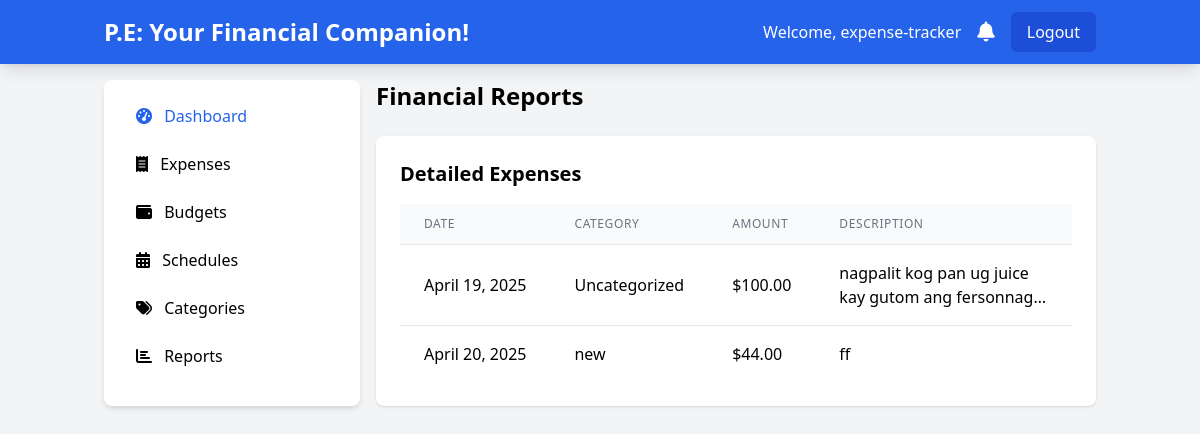
The app's page /reports/ (signed in) with its own data.
### expenses/models.py (models this page shows, shortened)
class Expense(models.Model):
    user = models.ForeignKey(User, on_delete=models.CASCADE)
    amount = models.DecimalField(max_digits=10, decimal_places=2, validators=[MinValueValidator(0)])
    category = models.ForeignKey(Category, on_delete=models.SET_NULL, null=True, blank=True)
    date = models.DateField()
    description = models.TextField(blank=True)

class Category(models.Model):
    name = models.CharField(max_length=50)
    user = models.ForeignKey(User, on_delete=models.CASCADE, null=True, blank=True)

### expenses/views.py (the view)
# urls.py: path('reports/', views.reports, name='reports'),
@login_required
def reports(request):
    today = date.today()
    start_of_month = today.replace(day=1)
    end_of_month = (start_of_month + timedelta(days=32)).replace(day=1) - timedelta(days=1)
    monthly_expenses = Expense.objects.filter(
        user=request.user,
        date__range=[start_of_month, end_of_month]
    ).order_by('date')
    category_data = []
    categories = Category.objects.filter(user=request.user)
    for category in categories:
        cat_expenses = monthly_expenses.filter(category=category).aggregate(total=Sum('amount'))['total'] or 0
        category_data.append({
            'name': category.name,
            'amount': cat_expenses,
        })
    budgets = Budget.objects.filter(user=request.user, period='monthly')
    budget_data = []
    for budget in budgets:
        actual = monthly_expenses.filter(category=budget.category).aggregate(total=Sum('amount'))['total'] or 0
        budget_data.append({
            'category': budget.category.name if budget.category else 'General',
            'budget': budget.amount,
            'actual': actual,
            'difference': budget.amount - actual
        })
    context = {
        'monthly_expenses': monthly_expenses,
        'category_data': category_data,
        'budget_data': budget_data,
    }
    return render(request, 'expenses/reports.html', context)

### expenses/templates/expenses/reports.html
{% extends "expenses/base.html" %}
{% block content %}
<div class="max-w-6xl mx-auto space-y-6">
    <h1 class="text-2xl font-bold">Financial Reports</h1>
    <div class="bg-white p-6 rounded-lg shadow">
        <h2 class="text-xl font-bold mb-4">Detailed Expenses</h2>
        <div class="overflow-x-auto">
            <table class="min-w-full divide-y divide-gray-200">
                <thead class="bg-gray-50">
                    <tr>
                        <th class="px-6 py-3 text-left text-xs font-medium text-gray-500 uppercase tracking-wider">Date</th>
                        <th class="px-6 py-3 text-left text-xs font-medium text-gray-500 uppercase tracking-wider">Category</th>
                        <th class="px-6 py-3 text-left text-xs font-medium text-gray-500 uppercase tracking-wider">Amount</th>
                        <th class="px-6 py-3 text-left text-xs font-medium text-gray-500 uppercase tracking-wider">Description</th>
                    </tr>
                </thead>
                <tbody class="bg-white divide-y divide-gray-200">
                    {% for expense in monthly_expenses %}
                    <tr>
                        <td class="px-6 py-4 whitespace-nowrap">{{ expense.date }}</td>
                        <td class="px-6 py-4 whitespace-nowrap">{{ expense.category.name|default:"Uncategorized" }}</td>
                        <td class="px-6 py-4 whitespace-nowrap">${{ expense.amount|floatformat:2 }}</td>
                        <td class="px-6 py-4">{{ expense.description|truncatechars:50|default:"-" }}</td>
                    </tr>
                    {% empty %}
                    <tr>
                        <td colspan="4" class="px-6 py-4 text-center text-gray-500">No expenses recorded this month.</td>
                    </tr>
                    {% endfor %}
                </tbody>
            </table>
        </div>
    </div>
</div>
{% endblock %}

### expenses/templates/expenses/base.html (shortened to what this page needs)
<!DOCTYPE html>
<html lang="en">
<head>
    <script src="https://cdn.tailwindcss.com"></script>
    <link href="https://cdnjs.cloudflare.com/ajax/libs/font-awesome/6.0.0-beta3/css/all.min.css" rel="stylesheet">
</head>
<body class="bg-gray-100">
    <nav class="bg-blue-600 text-white shadow-lg">
        <div class="container mx-auto px-4 py-3 flex justify-between items-center">
            {% if user.is_authenticated %}
            <a href="{% url 'dashboard' %}" class="text-2xl font-bold">P.E: Your Financial Companion!</a>
            {% endif %}
            {% if user.is_authenticated %}
            <div class="flex items-center space-x-4">
                <span class="hidden md:inline">Welcome, {{ user.username }}</span>
                <a href="{% url 'notifications_list' %}" class="relative">
                    <i class="fas fa-bell text-xl"></i>
                </a>
                <a href="{% url 'logout' %}" class="bg-blue-700 hover:bg-blue-800 px-4 py-2 rounded-md">Logout</a>
            </div>
            {% else %}
            <div>
                <a href="{% url 'login' %}" class="bg-blue-700 hover:bg-blue-800 px-4 py-2 rounded-md mr-2">Login</a>
                <a href="{% url 'register' %}" class="bg-green-600 hover:bg-green-700 px-4 py-2 rounded-md">Sign Up</a>
            </div>
            {% endif %}
        </div>
    </nav>
    {% if user.is_authenticated %}
    <div class="container mx-auto px-4 py-4 flex">
        <aside class="w-64 bg-white rounded-lg shadow-md p-4 mr-4 hidden md:block">
            <ul class="space-y-2">
                <li>
                    <a href="{% url 'dashboard' %}" class="block px-4 py-2 rounded hover:bg-blue-100 text-blue-600">
                        <i class="fas fa-tachometer-alt mr-2"></i> Dashboard
                    </a>
                </li>
                <li>
                    <a href="{% url 'expenses_list' %}" class="block px-4 py-2 rounded hover:bg-blue-100">
                        <i class="fas fa-receipt mr-2"></i> Expenses
                    </a>
                </li>
                <li>
                    <a href="{% url 'budgets_list' %}" class="block px-4 py-2 rounded hover:bg-blue-100">
                        <i class="fas fa-wallet mr-2"></i> Budgets
                    </a>
                </li>
                <li>
                    <a href="{% url 'schedules_list' %}" class="block px-4 py-2 rounded hover:bg-blue-100">
                        <i class="fas fa-calendar-alt mr-2"></i> Schedules
                    </a>
                </li>
                <li>
                    <a href="{% url 'categories_list' %}" class="block px-4 py-2 rounded hover:bg-blue-100">
                        <i class="fas fa-tags mr-2"></i> Categories
                    </a>
                </li>
                <li>
                    <a href="{% url 'reports' %}" class="block px-4 py-2 rounded hover:bg-blue-100">
                        <i class="fas fa-chart-bar mr-2"></i> Reports
                    </a>
                </li>
            </ul>
        </aside>
        {% endif %}
        <main class="flex-1">
            {% block content %}{% endblock %}
        </main>
    </div>
</body>
</html>

### records on screen
Expense: date "April 19, 2025", category.name "Uncategorized", amount "100.00", description "nagpalit kog pan ug juice kay gutom ang fersonnag…"
Expense: date "April 20, 2025", category.name "new", amount "44.00", description "ff"

### other values on screen
{{ user.username }} "expense-tracker"
